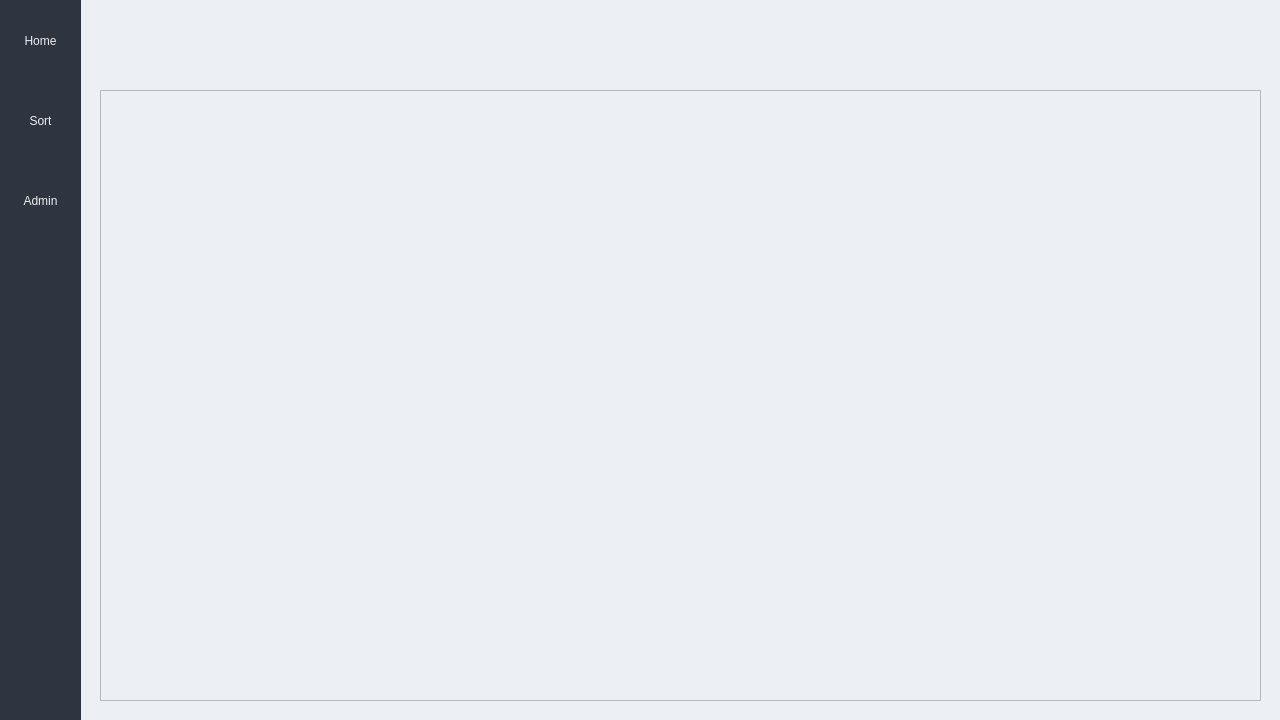
<?xml version="1.0" encoding="UTF-8"?>
<ui version="4.0">
 <class>MainWindow</class>
 <widget class="QMainWindow" name="MainWindow">
  <property name="geometry">
   <rect>
    <x>0</x>
    <y>0</y>
    <width>1280</width>
    <height>720</height>
   </rect>
  </property>
  <property name="minimumSize">
   <size>
    <width>1280</width>
    <height>720</height>
   </size>
  </property>
  <property name="windowTitle">
   <string>MainWindow</string>
  </property>
  <property name="styleSheet">
   <string notr="true">background-color: rgb(236, 239, 244);</string>
  </property>
  <widget class="QWidget" name="centralwidget">
   <property name="maximumSize">
    <size>
     <width>1280</width>
     <height>720</height>
    </size>
   </property>
   <widget class="QFrame" name="sidebar">
    <property name="geometry">
     <rect>
      <x>0</x>
      <y>0</y>
      <width>81</width>
      <height>720</height>
     </rect>
    </property>
    <property name="minimumSize">
     <size>
      <width>81</width>
      <height>720</height>
     </size>
    </property>
    <property name="maximumSize">
     <size>
      <width>111</width>
      <height>720</height>
     </size>
    </property>
    <property name="styleSheet">
     <string notr="true">background-color: rgb(46, 52, 64);</string>
    </property>
    <property name="frameShape">
     <enum>QFrame::NoFrame</enum>
    </property>
    <property name="frameShadow">
     <enum>QFrame::Raised</enum>
    </property>
    <widget class="QPushButton" name="homeBtn">
     <property name="geometry">
      <rect>
       <x>0</x>
       <y>0</y>
       <width>81</width>
       <height>81</height>
      </rect>
     </property>
     <property name="minimumSize">
      <size>
       <width>81</width>
       <height>81</height>
      </size>
     </property>
     <property name="maximumSize">
      <size>
       <width>111</width>
       <height>81</height>
      </size>
     </property>
     <property name="styleSheet">
      <string notr="true">QPushButton {
	border:none;
	font: 75 12pt &quot;Consolas&quot;;
	background-color: rgb(46, 52, 64);
	color: rgb(236, 239, 244);
}

QPushButton:hover {
	border:none;
	font: 75 12pt &quot;Consolas&quot;;
	background-color: rgb(236, 239, 244);
	color: rgb(46, 52, 64);
}</string>
     </property>
     <property name="text">
      <string>Home</string>
     </property>
    </widget>
    <widget class="QPushButton" name="sortBtn">
     <property name="geometry">
      <rect>
       <x>0</x>
       <y>80</y>
       <width>81</width>
       <height>81</height>
      </rect>
     </property>
     <property name="minimumSize">
      <size>
       <width>81</width>
       <height>81</height>
      </size>
     </property>
     <property name="maximumSize">
      <size>
       <width>111</width>
       <height>81</height>
      </size>
     </property>
     <property name="styleSheet">
      <string notr="true">QPushButton {
	border:none;
	font: 75 12pt &quot;Consolas&quot;;
	background-color: rgb(46, 52, 64);
	color: rgb(236, 239, 244);
}

QPushButton:hover {
	border:none;
	font: 75 12pt &quot;Consolas&quot;;
	background-color: rgb(236, 239, 244);
	color: rgb(46, 52, 64);
}</string>
     </property>
     <property name="text">
      <string>Sort</string>
     </property>
    </widget>
    <widget class="QPushButton" name="adminBtn">
     <property name="geometry">
      <rect>
       <x>0</x>
       <y>160</y>
       <width>81</width>
       <height>81</height>
      </rect>
     </property>
     <property name="minimumSize">
      <size>
       <width>81</width>
       <height>81</height>
      </size>
     </property>
     <property name="maximumSize">
      <size>
       <width>111</width>
       <height>81</height>
      </size>
     </property>
     <property name="styleSheet">
      <string notr="true">QPushButton {
	border:none;
	font: 75 12pt &quot;Consolas&quot;;
	background-color: rgb(46, 52, 64);
	color: rgb(236, 239, 244);
}

QPushButton:hover {
	border:none;
	font: 75 12pt &quot;Consolas&quot;;
	background-color: rgb(236, 239, 244);
	color: rgb(46, 52, 64);
}</string>
     </property>
     <property name="text">
      <string>Admin</string>
     </property>
    </widget>
   </widget>
   <widget class="QWidget" name="contentContainer" native="true">
    <property name="geometry">
     <rect>
      <x>90</x>
      <y>10</y>
      <width>1181</width>
      <height>701</height>
     </rect>
    </property>
    <property name="minimumSize">
     <size>
      <width>1181</width>
      <height>701</height>
     </size>
    </property>
    <property name="maximumSize">
     <size>
      <width>1181</width>
      <height>701</height>
     </size>
    </property>
    <property name="styleSheet">
     <string notr="true">background-color: rgb(236, 239, 244);</string>
    </property>
    <widget class="QWidget" name="homeContent" native="true">
     <property name="geometry">
      <rect>
       <x>0</x>
       <y>-1</y>
       <width>105</width>
       <height>33</height>
      </rect>
     </property>
     <layout class="QVBoxLayout" name="verticalLayout_3">
      <property name="spacing">
       <number>0</number>
      </property>
      <property name="leftMargin">
       <number>0</number>
      </property>
      <property name="topMargin">
       <number>0</number>
      </property>
      <property name="rightMargin">
       <number>0</number>
      </property>
      <property name="bottomMargin">
       <number>0</number>
      </property>
      <item>
       <widget class="QLabel" name="homePlaceholder">
        <property name="text">
         <string>&lt;html&gt;&lt;head/&gt;&lt;body&gt;&lt;p align=&quot;center&quot;&gt;Home Placeholder&lt;/p&gt;&lt;/body&gt;&lt;/html&gt;</string>
        </property>
       </widget>
      </item>
     </layout>
    </widget>
    <widget class="QWidget" name="sortContent" native="true">
     <property name="geometry">
      <rect>
       <x>0</x>
       <y>0</y>
       <width>1181</width>
       <height>701</height>
      </rect>
     </property>
     <widget class="QTableWidget" name="tableWidget">
      <property name="geometry">
       <rect>
        <x>10</x>
        <y>80</y>
        <width>1161</width>
        <height>611</height>
       </rect>
      </property>
     </widget>
    </widget>
    <widget class="QWidget" name="adminContent" native="true">
     <property name="geometry">
      <rect>
       <x>-1</x>
       <y>-1</y>
       <width>105</width>
       <height>31</height>
      </rect>
     </property>
     <layout class="QVBoxLayout" name="verticalLayout">
      <item>
       <widget class="QLabel" name="adminPlaceholder">
        <property name="text">
         <string>&lt;html&gt;&lt;head/&gt;&lt;body&gt;&lt;p align=&quot;center&quot;&gt;Admin Placeholder&lt;/p&gt;&lt;/body&gt;&lt;/html&gt;</string>
        </property>
       </widget>
      </item>
     </layout>
    </widget>
    <zorder>adminContent</zorder>
    <zorder>homeContent</zorder>
    <zorder>sortContent</zorder>
   </widget>
  </widget>
 </widget>
 <resources/>
 <connections>
  <connection>
   <sender>homeBtn</sender>
   <signal>clicked()</signal>
   <receiver>MainWindow</receiver>
   <slot>displayHome()</slot>
   <hints>
    <hint type="sourcelabel">
     <x>46</x>
     <y>48</y>
    </hint>
    <hint type="destinationlabel">
     <x>306</x>
     <y>8</y>
    </hint>
   </hints>
  </connection>
  <connection>
   <sender>sortBtn</sender>
   <signal>clicked()</signal>
   <receiver>MainWindow</receiver>
   <slot>displaySort()</slot>
   <hints>
    <hint type="sourcelabel">
     <x>34</x>
     <y>122</y>
    </hint>
    <hint type="destinationlabel">
     <x>433</x>
     <y>8</y>
    </hint>
   </hints>
  </connection>
  <connection>
   <sender>adminBtn</sender>
   <signal>clicked()</signal>
   <receiver>MainWindow</receiver>
   <slot>displayAdmin()</slot>
   <hints>
    <hint type="sourcelabel">
     <x>38</x>
     <y>197</y>
    </hint>
    <hint type="destinationlabel">
     <x>570</x>
     <y>8</y>
    </hint>
   </hints>
  </connection>
 </connections>
 <slots>
  <slot>displayAdmin()</slot>
  <slot>displayHome()</slot>
  <slot>displaySort()</slot>
 </slots>
</ui>
